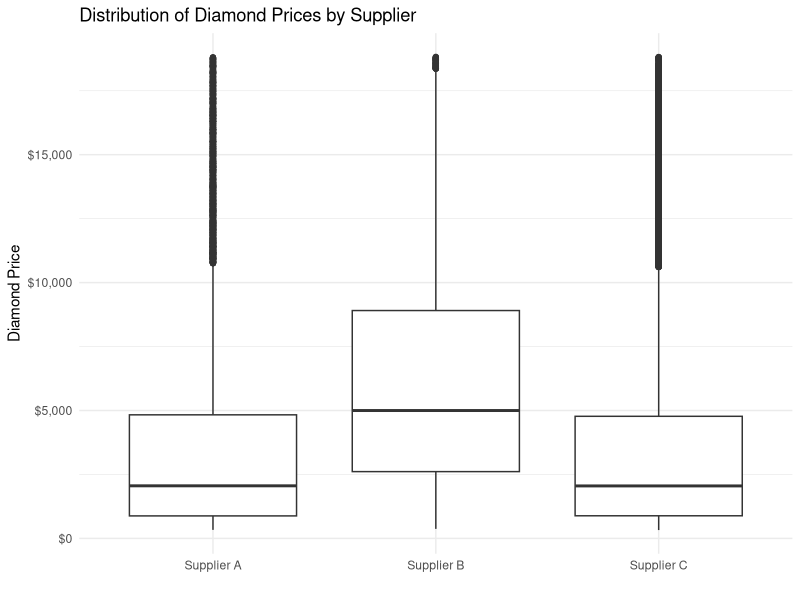

The R source for this figure:
## ---- chunk 1
knitr::opts_chunk$set(echo = TRUE)
knitr::opts_chunk$set(error = TRUE)

library(tidyverse)
library(scales)

d <- read_tsv("diamond-data.txt")
## ---- chunk 2
for_table <- d %>% 
  group_by(supplier) %>% 
  summarize(mean_price = dollar(mean(price)))
  # check out the scales library for the useful functions
  # dollar, comma, and percent. 

knitr::kable(for_table)
## ---- chunk 3
ggplot(d,
       aes(x=supplier,y=price)) + 
  geom_boxplot() + 
  theme_minimal() + 
  labs(x="",y="Diamond Price",
       title="Distribution of Diamond Prices by Supplier") + 
  scale_y_continuous(label=dollar) # another cool scales application
